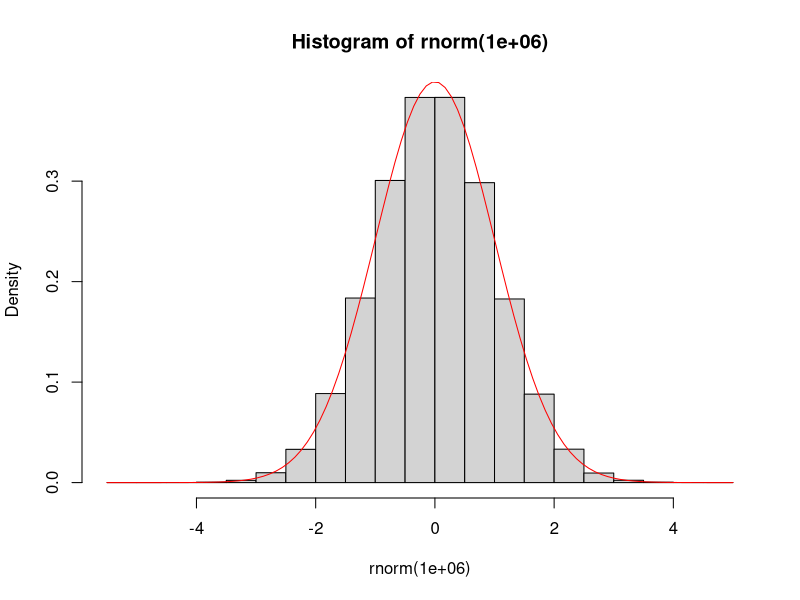
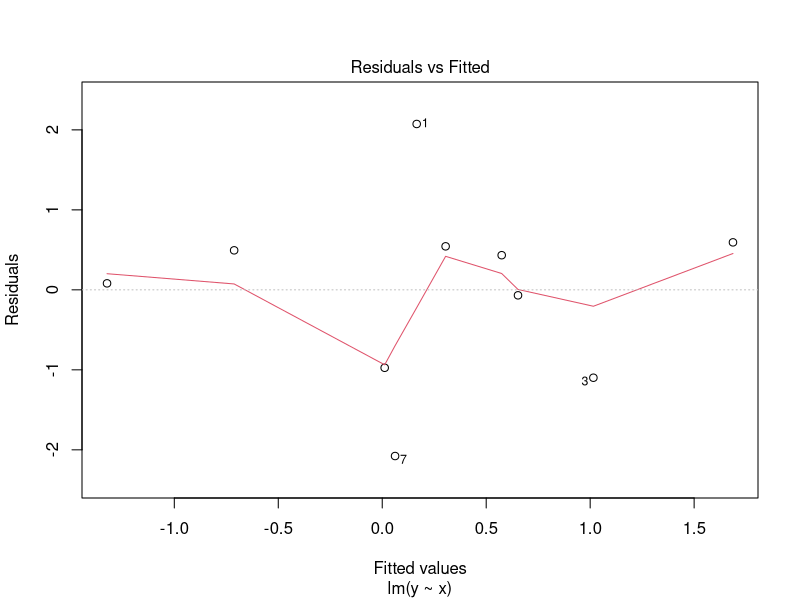
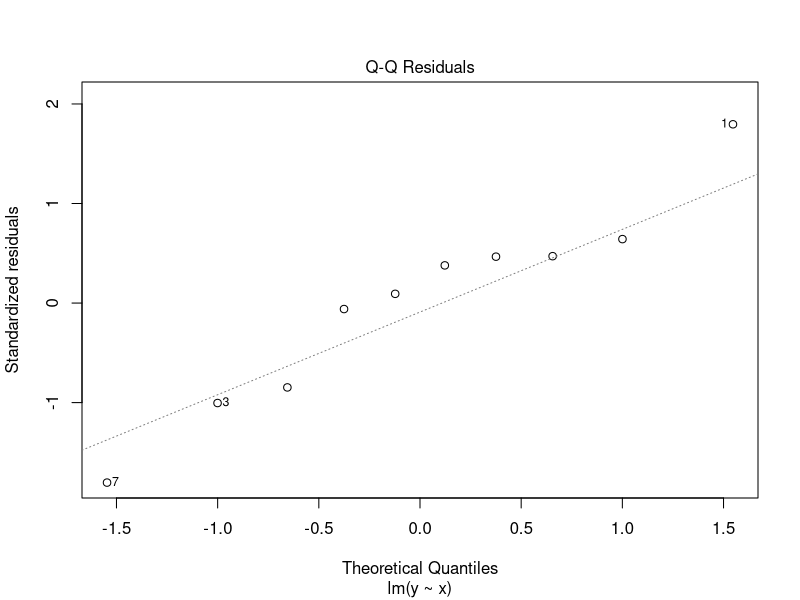
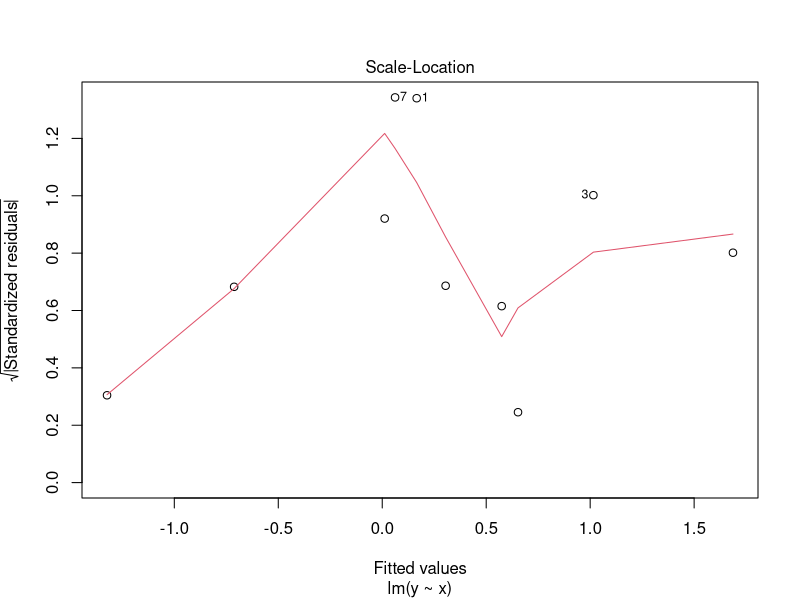
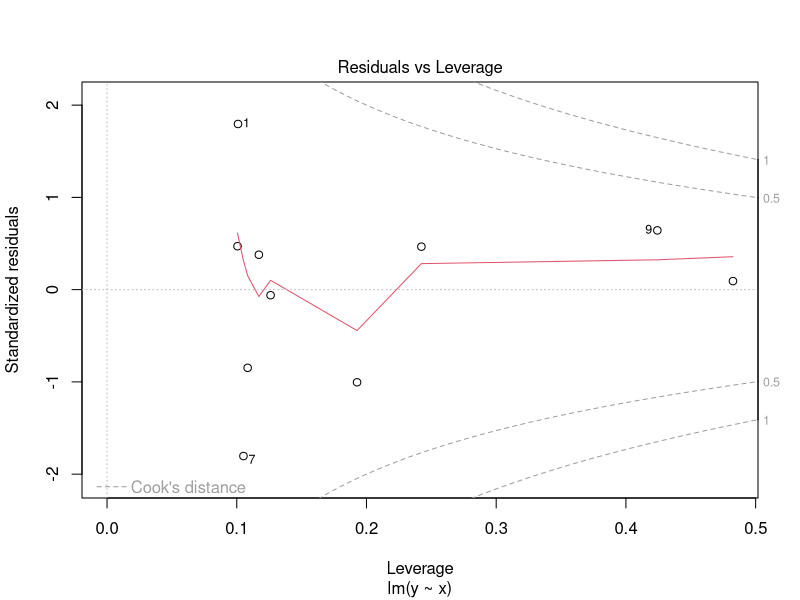
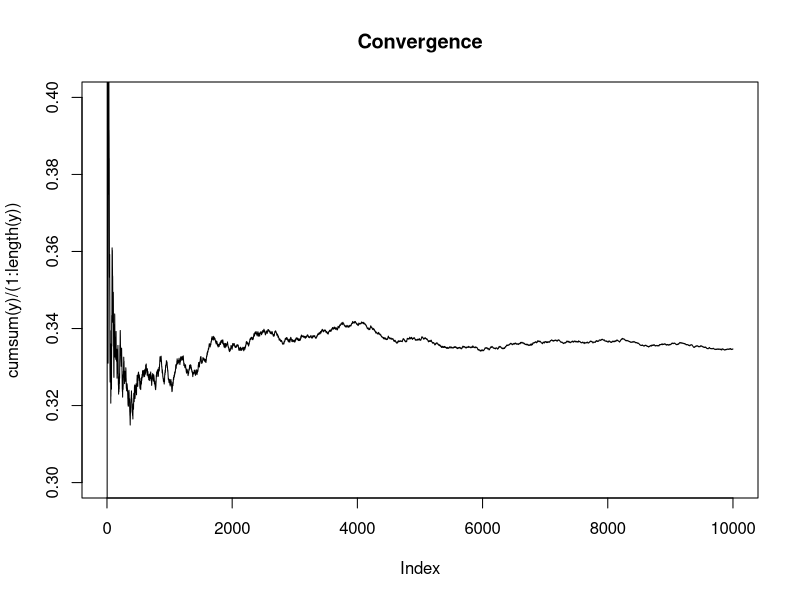
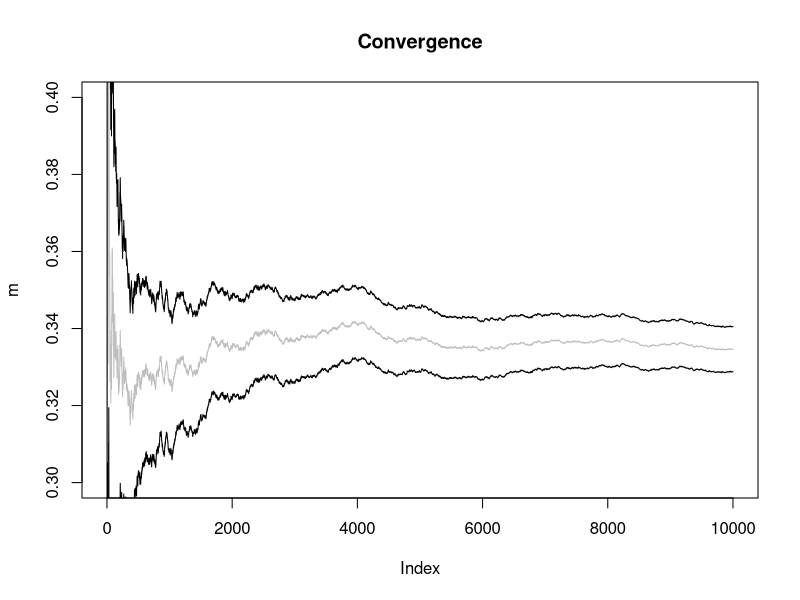

Recreate these plots in R, in order.
## ------------------------------------------------------------------------
add1 <- function(a) {
  return(a+1)
}

add1(2)
add1(a = 3)

## ------------------------------------------------------------------------
add <- function(a, b) {
  return(a+b)
}

add(1,1)
add(a = 2, b = 3)

## ------------------------------------------------------------------------
add1(a = 1:2)
add(a = 1:2, b = 3:4)

## ---- eval=FALSE---------------------------------------------------------
## add(a = 1:4, b = 1:2)

## ------------------------------------------------------------------------
f <- function(first, second) {
  return(first/2 + second)
}

f(1,2)
f(1, second = 2)
f(first = 1, second = 2)
f(second = 2, 1) # I thought this was going to be an error
f(f = 1, s = 2)

## ------------------------------------------------------------------------
add <- function(a, b = 1) {
  return(a+b)
}

add(a = 1)
add(a = 1:2)
add(a = 2:3, b =  2)
add(a = 3:4, b = -1)

## ------------------------------------------------------------------------
hist(rnorm(1e6), probability = TRUE)
curve(dnorm(x), add = TRUE, col = 'red')

## ---- eval=FALSE---------------------------------------------------------
## ?print

## ------------------------------------------------------------------------
n <- 10
x <- rnorm(n)
y <- rnorm(n, x)
m <- lm(y~x) # a linear regression
print(m)

## ------------------------------------------------------------------------
class(m)

## ------------------------------------------------------------------------
summary(m)
anova(m)
plot(m)

## ------------------------------------------------------------------------
a <- 1
f <- function() {
  return(a)
}
f()

## ------------------------------------------------------------------------
f <- function() {
  a <- 2
  return(a)
}
f()
a

## ------------------------------------------------------------------------
f <- function() {
  a <<- a + 1
  return(a)
}
a
f()
a

## ------------------------------------------------------------------------
for (i in 1:3) {
  print(i)
}

## ------------------------------------------------------------------------
i <- 0
while (i < 3) {
  i <- i + 1
  print(i)
}

## ------------------------------------------------------------------------
for (i in 1:10) {
  if (i<5) {
    print(-i)
  } else {
    print(i*2)
  }
}

## ------------------------------------------------------------------------
ifelse((1:10) < 5, "Less than 5", "Not less than 5")

## ------------------------------------------------------------------------
n <- 1e4
sum <- 0
for (i in 1:n) {
  x <- runif(1)
  sum <- sum + x^2
}
sum/n

## ------------------------------------------------------------------------
y <- runif(n)^2
mean(y)

## ------------------------------------------------------------------------
plot( cumsum(y)/(1:length(y)), type='l', main='Convergence', ylim=c(.3,.4))

## ------------------------------------------------------------------------
mean(y) # Notice that this is the estimate of the integral that we are trying to find
var(y)

## ------------------------------------------------------------------------
mean(y) + c(-1,1)*qnorm(0.975)*sd(y)/sqrt(length(y))

## ------------------------------------------------------------------------
m <- cumsum(y)/(1:length(y))
s <- numeric(n)
for (i in 1:n) {
  s[i] <- qnorm(0.975)*sd(y[1:i])/sqrt(i)
}

plot(m, type='l', col='gray', main='Convergence', ylim=c(.3,.4))
lines(m+s)
lines(m-s)

## ------------------------------------------------------------------------
x <- sample(0:3, size = 1e5, prob = c(.5,.25,.1,.15), replace = TRUE)

## ------------------------------------------------------------------------
(m <- mean(x))
(s <- sd(x))
s^2 # variance

## ------------------------------------------------------------------------
m + c(-1,1) * pnorm(.95) * s / sqrt( length(x) )

## ------------------------------------------------------------------------
n <- 1e5
x <- runif(n)
y <- rnorm(n)
(p <- mean(x>y))

## ------------------------------------------------------------------------
p + c(-1,1) * pnorm(.975) * sqrt(p*(1-p)/n)
